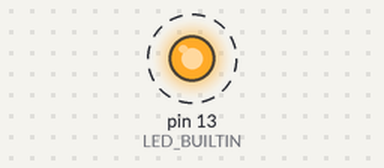
Simulated run of this sketch. Board: Arduino Uno, built with avr-gcc and run on an emulated ATmega328P. On the bench: output pins drawn as LEDs (lit = HIGH). Dashed ring = blinking.

Above: at 0.5 s.
Timing chart, 0 to 4.6 s (numbered marks = the images above):
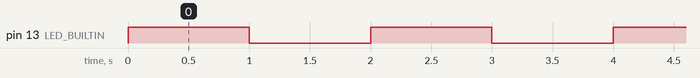

The sketch:

holaMundoPicoPi.ino
```cpp
/*
 * Autor:   Diaz Berumen Maria de los Angeles
 * Correo:  l21210368@tectijuana.edu.mx
 * Fecha:   23/octubre/2023
 * Curso:   Lenguajes de Interfaz, TECNM Campus ITT
 * Objetivo: Este programa está diseñado para familiarizarse con la Raspberry Pi pico haciendo un hola mundo con blink.
 *
 * Historial de Revisiones:
 * 23/octubre/2023        Diaz Berumen Maria de los Angeles - Creado
 *
 *
 */

// the setup function runs once when you press reset or power the board
void setup() {
  // initialize digital pin LED_BUILTIN as an output.
  pinMode(LED_BUILTIN, OUTPUT);
}

// the loop function runs over and over again forever
void loop() {
  digitalWrite(LED_BUILTIN, HIGH);  // turn the LED on (HIGH is the voltage level)
  delay(1000);                      // wait for a second
  digitalWrite(LED_BUILTIN, LOW);   // turn the LED off by making the voltage LOW
  delay(1000);                      // wait for a second
  Serial.print("Hola Mundo");               // imprime hola mundo

}
```

Measured:
- by itself, pin 13 (LED_BUILTIN): alternates HIGH for 1.0 s and LOW for 1.0 s
